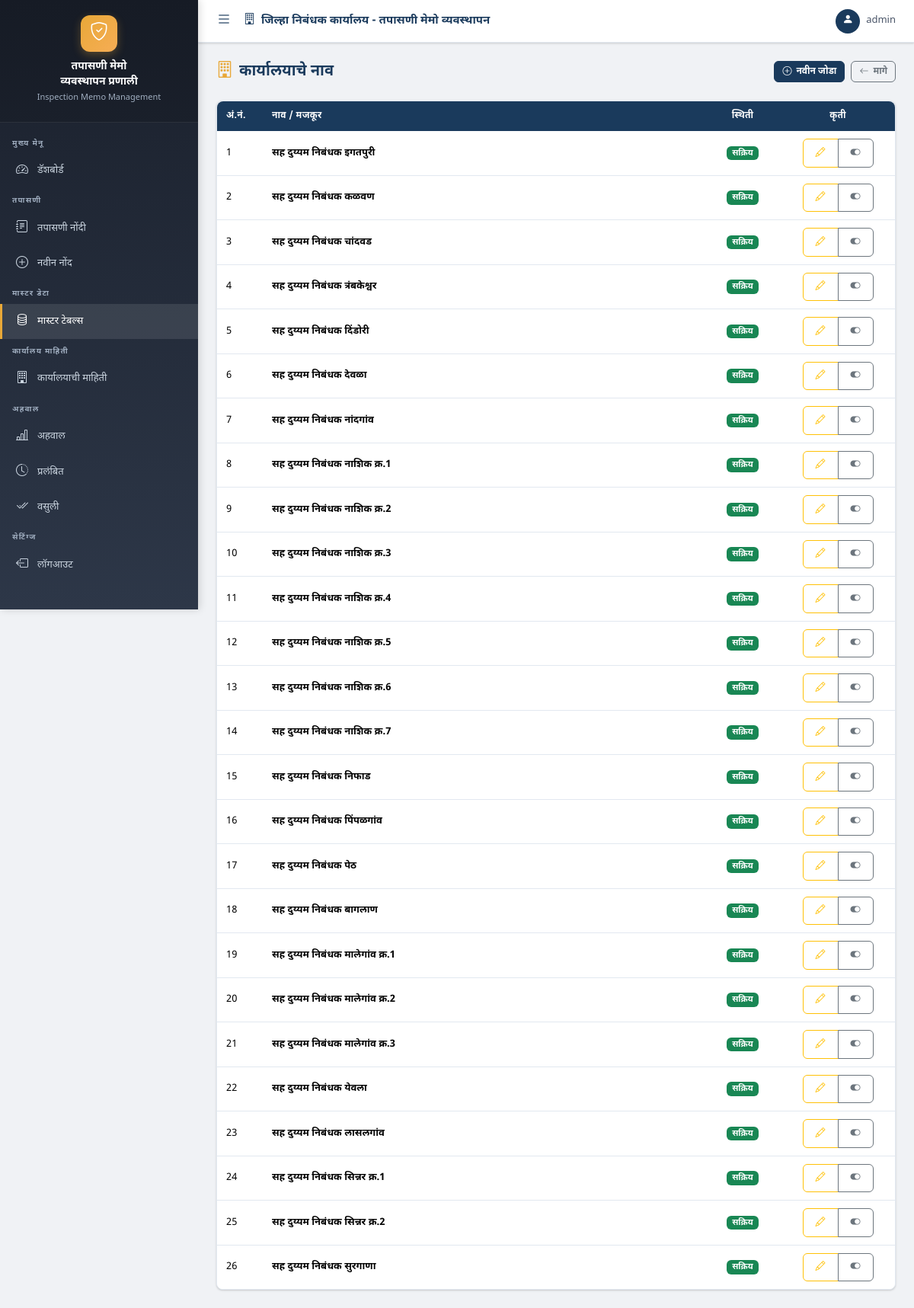
Screenshot of /masters/office/ (signed in) with the database file from the repository.
### inspection/models.py (models this page shows, shortened)
class OfficeName(models.Model):
    name = models.CharField(max_length=255, verbose_name="कार्यालयाचे नाव")
    is_active = models.BooleanField(default=True)
    created_at = models.DateTimeField(auto_now_add=True)
    class Meta:
        verbose_name = "कार्यालय"
        verbose_name_plural = "कार्यालये"
        ordering = ['name']

### inspection/views.py (the view)
# urls.py: path('masters/<str:slug>/', views.master_list, name='master_list'),
@login_required
def master_list(request, slug):
    if slug not in MASTER_MODELS:
        messages.error(request, 'अवैध मास्टर टेबल!')
        return redirect('master_dashboard')
    info = MASTER_MODELS[slug]
    model = info['model']
    items = model.objects.all().order_by('-is_active', 'name' if slug != 'year' else '-year')
    field_name = 'year' if slug == 'year' else 'name'
    context = {
        'items': items,
        'slug': slug,
        'title': info['title'],
        'icon': info['icon'],
        'field_name': field_name,
    }
    return render(request, 'masters/list.html', context)

### templates/masters/list.html (shortened to what this page needs)
{% extends 'base.html' %}
{% block content %}
<div class="page-header">
    <h2><i class="bi {{ icon }}"></i> {{ title }}</h2>
    <div class="d-flex gap-2">
        <a href="{% url 'master_create' slug %}" class="btn btn-primary btn-sm">
            <i class="bi bi-plus-circle"></i> नवीन जोडा
        </a>
        <a href="{% url 'master_dashboard' %}" class="btn btn-outline-secondary btn-sm">
            <i class="bi bi-arrow-left"></i> मागे
        </a>
    </div>
</div>
<div class="card">
    <div class="card-body p-0">
        <div class="table-container">
            <table class="table mb-0">
                <thead>
                    <tr>
                        <th style="width:60px;">अं.नं.</th>
                        <th>नाव / मजकूर</th>
                        <th class="text-center" style="width:100px;">स्थिती</th>
                        <th class="text-center" style="width:150px;">कृती</th>
                    </tr>
                </thead>
                <tbody>
                    {% for item in items %}
                    <tr {% if not item.is_active %}style="opacity:0.5;"{% endif %}>
                        <td>{{ forloop.counter }}</td>
                        <td>
                            {% if field_name == 'year' %}
                                <strong>{{ item.year }}</strong>
                            {% else %}
                                <strong>{{ item.name }}</strong>
                            {% endif %}
                        </td>
                        <td class="text-center">
                            {% if item.is_active %}
                                <span class="badge bg-success" style="font-size:11px;">सक्रिय</span>
                            {% else %}
                                <span class="badge bg-secondary" style="font-size:11px;">निष्क्रिय</span>
                            {% endif %}
                        </td>
                        <td class="text-center">
                            <div class="btn-group btn-group-sm">
                                <a href="{% url 'master_edit' slug item.pk %}" class="btn btn-outline-warning" title="संपादन">
                                    <i class="bi bi-pencil"></i>
                                </a>
                                <a href="{% url 'master_toggle' slug item.pk %}" class="btn btn-outline-secondary" title="स्थिती बदला">
                                    <i class="bi bi-toggle-{% if item.is_active %}on{% else %}off{% endif %}"></i>
                                </a>
                            </div>
                        </td>
                    </tr>
                    {% endfor %}
                </tbody>
            </table>
        </div>
    </div>
</div>
{% endblock %}

### templates/base.html (shortened to what this page needs)
{% load static %}
<!DOCTYPE html>
<html lang="mr">
<head>
    <link href="https://cdn.jsdelivr.net/npm/bootstrap@5.3.3/dist/css/bootstrap.min.css" rel="stylesheet">
    <link href="https://cdn.jsdelivr.net/npm/bootstrap-icons@1.11.3/font/bootstrap-icons.min.css" rel="stylesheet">
    <link href="{% static 'css/style.css' %}" rel="stylesheet">
</head>
<body>
    <aside class="sidebar" id="sidebar">
        <div class="sidebar-header">
            <div class="logo-icon">
                <i class="bi bi-shield-check"></i>
            </div>
            <h5>तपासणी मेमो<br>व्यवस्थापन प्रणाली</h5>
            <small>Inspection Memo Management</small>
        </div>
        <nav class="sidebar-nav">
            <div class="nav-section">मुख्य मेनू</div>
            <a href="{% url 'dashboard' %}"
                class="nav-link {% if request.resolver_match.url_name == 'dashboard' %}active{% endif %}">
                <i class="bi bi-speedometer2"></i> डॅशबोर्ड
            </a>
            <div class="nav-section">तपासणी</div>
            <a href="{% url 'inspection_list' %}"
                class="nav-link {% if 'inspection' in request.resolver_match.url_name and 'master' not in request.path %}active{% endif %}">
                <i class="bi bi-journal-text"></i> तपासणी नोंदी
            </a>
            <a href="{% url 'inspection_create' %}" class="nav-link">
                <i class="bi bi-plus-circle"></i> नवीन नोंद
            </a>
            <div class="nav-section">मास्टर डेटा</div>
            <a href="{% url 'master_dashboard' %}" class="nav-link {% if 'master' in request.path %}active{% endif %}">
                <i class="bi bi-database"></i> मास्टर टेबल्स
            </a>
            <div class="nav-section">कार्यालय माहिती</div>
            <a href="{% url 'office_info_list' %}" class="nav-link {% if 'office-info' in request.path %}active{% endif %}">
                <i class="bi bi-building"></i> कार्यालयाची माहिती
            </a>
            <div class="nav-section">अहवाल</div>
            <a href="{% url 'reports_dashboard' %}" class="nav-link {% if 'report' in request.path %}active{% endif %}">
                <i class="bi bi-bar-chart-line"></i> अहवाल
            </a>
            <a href="{% url 'report_pending' %}" class="nav-link">
                <i class="bi bi-clock-history"></i> प्रलंबित
            </a>
            <a href="{% url 'report_recovered' %}" class="nav-link">
                <i class="bi bi-check2-all"></i> वसुली
            </a>
            <div class="nav-section">सेटिंग्ज</div>
            <a href="{% url 'logout' %}" class="nav-link">
                <i class="bi bi-box-arrow-left"></i> लॉगआउट
            </a>
        </nav>
    </aside>
    <div class="main-content">
        <header class="top-navbar">
            <div class="d-flex align-items-center gap-3">
                <button class="sidebar-toggle" id="sidebarToggle">
                    <i class="bi bi-list"></i>
                </button>
                <span class="navbar-title">
                    <i class="bi bi-building me-1"></i>
                    जिल्हा निबंधक कार्यालय - तपासणी मेमो व्यवस्थापन
                </span>
            </div>
            <div class="navbar-right">
                <div class="user-info">
                    <div class="user-avatar">
                        <i class="bi bi-person-fill"></i>
                    </div>
                    <span>{{ request.user.username }}</span>
                </div>
            </div>
        </header>
        <main class="content-body">
            {% block content %}{% endblock %}
        </main>
    </div>
</body>
</html>

### rows the page displays
OfficeName: name "सह दुय्यम निबंधक इगतपुरी", is_active "सक्रिय"
OfficeName: name "सह दुय्यम निबंधक कळवण", is_active "सक्रिय"
OfficeName: name "सह दुय्यम निबंधक चांदवड", is_active "सक्रिय"
OfficeName: name "सह दुय्यम निबंधक त्रंबकेश्वर", is_active "सक्रिय"
OfficeName: name "सह दुय्यम निबंधक दिंडोरी", is_active "सक्रिय"
OfficeName: name "सह दुय्यम निबंधक देवळा", is_active "सक्रिय"
OfficeName: name "सह दुय्यम निबंधक नांदगांव", is_active "सक्रिय"
OfficeName: name "सह दुय्यम निबंधक नाशिक क्र.1", is_active "सक्रिय"
OfficeName: name "सह दुय्यम निबंधक नाशिक क्र.2", is_active "सक्रिय"
OfficeName: name "सह दुय्यम निबंधक नाशिक क्र.3", is_active "सक्रिय"
OfficeName: name "सह दुय्यम निबंधक नाशिक क्र.4", is_active "सक्रिय"
OfficeName: name "सह दुय्यम निबंधक नाशिक क्र.5", is_active "सक्रिय"
OfficeName: name "सह दुय्यम निबंधक नाशिक क्र.6", is_active "सक्रिय"
OfficeName: name "सह दुय्यम निबंधक नाशिक क्र.7", is_active "सक्रिय"
OfficeName: name "सह दुय्यम निबंधक निफाड", is_active "सक्रिय"
OfficeName: name "सह दुय्यम निबंधक पिंपळगांव", is_active "सक्रिय"
OfficeName: name "सह दुय्यम निबंधक पेठ", is_active "सक्रिय"
OfficeName: name "सह दुय्यम निबंधक बागलाण", is_active "सक्रिय"
OfficeName: name "सह दुय्यम निबंधक मालेगांव क्र.1", is_active "सक्रिय"
OfficeName: name "सह दुय्यम निबंधक मालेगांव क्र.2", is_active "सक्रिय"
OfficeName: name "सह दुय्यम निबंधक मालेगांव क्र.3", is_active "सक्रिय"
OfficeName: name "सह दुय्यम निबंधक येवला", is_active "सक्रिय"
OfficeName: name "सह दुय्यम निबंधक लासलगांव", is_active "सक्रिय"
OfficeName: name "सह दुय्यम निबंधक सिन्नर क्र.1", is_active "सक्रिय"
OfficeName: name "सह दुय्यम निबंधक सिन्नर क्र.2", is_active "सक्रिय"
OfficeName: name "सह दुय्यम निबंधक सुरगाणा", is_active "सक्रिय"

### other values shown
{{ request.user.username }} "admin"
{{ title }} "कार्यालयाचे नाव"
